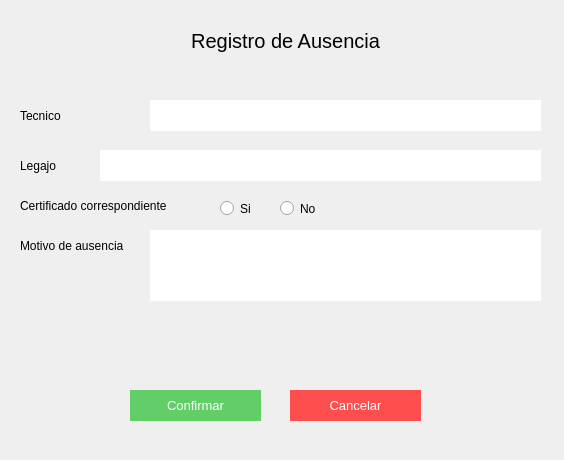
<?xml version="1.0" encoding="UTF-8"?>
<ui version="4.0">
 <class>Form</class>
 <widget class="QWidget" name="Form">
  <property name="geometry">
   <rect>
    <x>0</x>
    <y>0</y>
    <width>564</width>
    <height>460</height>
   </rect>
  </property>
  <property name="windowTitle">
   <string>Form</string>
  </property>
  <widget class="QLabel" name="label_2">
   <property name="geometry">
    <rect>
     <x>20</x>
     <y>20</y>
     <width>531</width>
     <height>41</height>
    </rect>
   </property>
   <property name="styleSheet">
    <string notr="true">font-size:20px;
</string>
   </property>
   <property name="text">
    <string>Registro de Ausencia</string>
   </property>
   <property name="alignment">
    <set>Qt::AlignCenter</set>
   </property>
  </widget>
  <widget class="QLineEdit" name="ca_input_2">
   <property name="geometry">
    <rect>
     <x>100</x>
     <y>150</y>
     <width>441</width>
     <height>31</height>
    </rect>
   </property>
   <property name="styleSheet">
    <string notr="true">border:none;
background-color: rgb(255, 255, 255);
font: 11pt &quot;MS Shell Dlg 2&quot;;</string>
   </property>
   <property name="text">
    <string/>
   </property>
  </widget>
  <widget class="QLabel" name="label_5">
   <property name="geometry">
    <rect>
     <x>20</x>
     <y>230</y>
     <width>131</width>
     <height>31</height>
    </rect>
   </property>
   <property name="styleSheet">
    <string notr="true">font: 11pt &quot;MS Shell Dlg 2&quot;;
text-align:center;</string>
   </property>
   <property name="text">
    <string>Motivo de ausencia</string>
   </property>
  </widget>
  <widget class="QLabel" name="label_6">
   <property name="geometry">
    <rect>
     <x>20</x>
     <y>190</y>
     <width>181</width>
     <height>31</height>
    </rect>
   </property>
   <property name="styleSheet">
    <string notr="true">font: 11pt &quot;MS Shell Dlg 2&quot;;
text-align:center;</string>
   </property>
   <property name="text">
    <string>Certificado correspondiente</string>
   </property>
  </widget>
  <widget class="QLabel" name="label_4">
   <property name="geometry">
    <rect>
     <x>20</x>
     <y>150</y>
     <width>71</width>
     <height>31</height>
    </rect>
   </property>
   <property name="styleSheet">
    <string notr="true">font: 11pt &quot;MS Shell Dlg 2&quot;;
text-align:center;</string>
   </property>
   <property name="text">
    <string>Legajo</string>
   </property>
  </widget>
  <widget class="QLineEdit" name="ca_input_1">
   <property name="geometry">
    <rect>
     <x>150</x>
     <y>100</y>
     <width>391</width>
     <height>31</height>
    </rect>
   </property>
   <property name="styleSheet">
    <string notr="true">border:none;
background-color: rgb(255, 255, 255);
font: 11pt &quot;MS Shell Dlg 2&quot;;</string>
   </property>
   <property name="text">
    <string/>
   </property>
  </widget>
  <widget class="QLabel" name="label">
   <property name="geometry">
    <rect>
     <x>20</x>
     <y>100</y>
     <width>101</width>
     <height>31</height>
    </rect>
   </property>
   <property name="styleSheet">
    <string notr="true">font: 11pt &quot;MS Shell Dlg 2&quot;;
text-align:center;</string>
   </property>
   <property name="text">
    <string>Tecnico</string>
   </property>
  </widget>
  <widget class="QPushButton" name="ca_btn_confirmar">
   <property name="geometry">
    <rect>
     <x>130</x>
     <y>390</y>
     <width>131</width>
     <height>31</height>
    </rect>
   </property>
   <property name="styleSheet">
    <string notr="true">background-color: rgb(99, 206, 104);
color:white;
font-size:10pt;
border:none;</string>
   </property>
   <property name="text">
    <string>Confirmar</string>
   </property>
  </widget>
  <widget class="QPushButton" name="ca_btn_cancelar">
   <property name="geometry">
    <rect>
     <x>290</x>
     <y>390</y>
     <width>131</width>
     <height>31</height>
    </rect>
   </property>
   <property name="styleSheet">
    <string notr="true">color:white;
font-size:10pt;
border:none;
background-color:#ff4e4e;</string>
   </property>
   <property name="text">
    <string>Cancelar</string>
   </property>
  </widget>
  <widget class="QTextEdit" name="ca_input_3">
   <property name="geometry">
    <rect>
     <x>150</x>
     <y>230</y>
     <width>391</width>
     <height>71</height>
    </rect>
   </property>
   <property name="styleSheet">
    <string notr="true">border:none;
background-color: rgb(255, 255, 255);
font: 11pt &quot;MS Shell Dlg 2&quot;;</string>
   </property>
  </widget>
  <widget class="QRadioButton" name="ca_radiobutton_1">
   <property name="geometry">
    <rect>
     <x>220</x>
     <y>200</y>
     <width>82</width>
     <height>17</height>
    </rect>
   </property>
   <property name="text">
    <string>Si</string>
   </property>
  </widget>
  <widget class="QRadioButton" name="ca_radiobutton_2">
   <property name="geometry">
    <rect>
     <x>280</x>
     <y>200</y>
     <width>82</width>
     <height>17</height>
    </rect>
   </property>
   <property name="text">
    <string>No</string>
   </property>
  </widget>
 </widget>
 <resources/>
 <connections/>
</ui>
